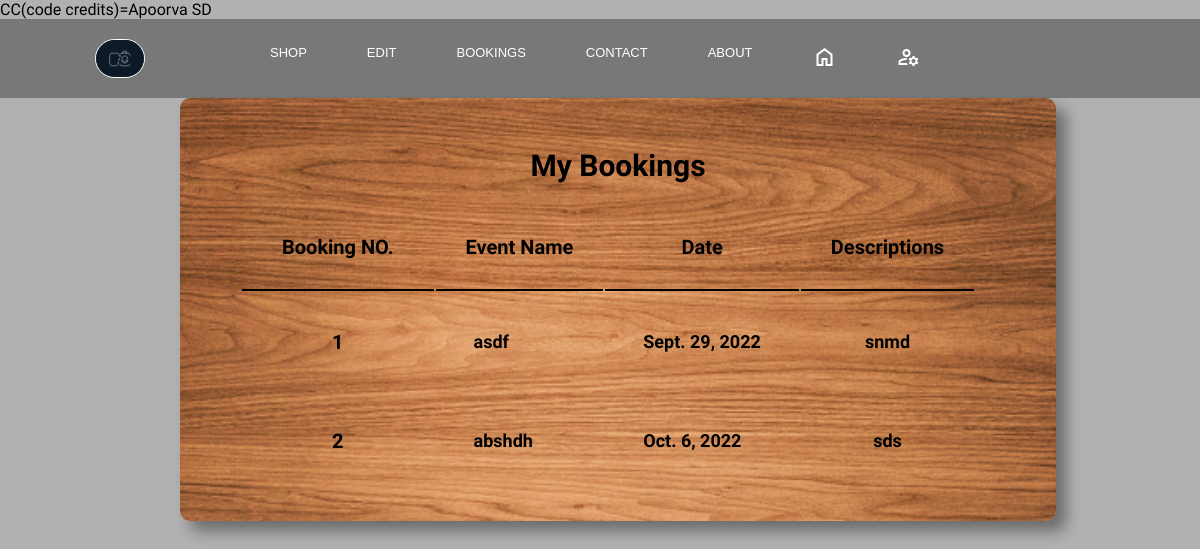
/mybookings (signed in), run on the app's committed database.
### myapp/models.py (models this page shows)
class books(models.Model):
    username = models.CharField(max_length=30)
    phone = models.CharField(max_length=10, null=True)
    eventname = models.CharField(max_length=30, null=True)
    date = models.DateTimeField(null=True, blank = True)
    descr = models.TextField(null=True)
    preferences=models.CharField(max_length=30, null=True)

### myapp/views.py (the view)
# urls.py: path('mybookings',DisplayBookings.as_view(), name='mybookings'),
class DisplayBookings(LoginRequiredMixin, ListView):
    model = books
    template_name = "myapp/mybookings.html"
    context_object_name = 'bokk'
    def get_context_data(self, **kwargs):
        context = super().get_context_data(**kwargs)
        print ("self.request.user <<<< %s"%self.request.user)
        print ("context <<< %s"%context)
        data = []
        db_obj = books.objects.filter(username=self.request.user)
        for dat in db_obj:
            obj = {}
            obj['eventname'] = dat.eventname
            obj['date'] = dat.date.date
            obj['descr'] = dat.descr
            data.append(obj)
        print ("data <<<< %s"%data)
        context['bokk'] = data
        return context

### myapp/templates/myapp/mybookings.html (shortened to what this page needs)
<!DOCTYPE html>
<html lang="en">
<head>
    {% load static%}
    <link rel="stylesheet" href="{%static 'mybookings.css'%}">
</head>
<body style="background-image:url('{%static 'bbbb.jpg' %}');">
    <nav class="navbar">
        <ul class="nav-list">
            <div class="logo"><img src="{% static 'logo.jpg' %}" alt="logo"></div>
            <li><a href="">SHOP</a></li>
            <li><a href="/edit">EDIT</a></li>
            <li><a href="/booking">BOOKINGS</a></li>
            <li><a href='/contact'>CONTACT</a></li>
            <li><a href="/aboutus">ABOUT</a></li>
            <li><a href="/home"><span class="material-symbols-outlined">
                </span>
            </a></li>
            <li><a href="/profile"><span class="material-symbols-outlined">
                </span></a></li>
        </ul>
    </nav>
    {% if request.user.is_authenticated %}
    <section class = "bk" >
        <div class="container">
           <center><h2 style="font-size:30px;font-weight:bold;padding:20px"> My Bookings</h2></center>
           <center>
           <table class="tb">
                <thead>
                    <tr>
                        <th style="padding-left:40px;padding-right:40px" scope="col">Booking NO.</th>
                        <th scope="col">Event Name</th>
                        <th scope="col">Date</th>
                        <th scope="col">Descriptions</th>
                    </tr>
                </thead>
                <tbody>
                    {% for b in bokk %}
                        <tr>
                            <th style="background:transparent;border:0px;padding-left:40px;padding-right:40px" scope="row">{{forloop.counter}}</th>
                            <td>{{b.eventname}}</td>
                            <td>{{b.date}}</td>
                            <td style="max-width:250px;text-align:center;">{{b.descr}}</td>
                        </tr>
                    {% endfor %}
                </tbody>
            </table>
           </center>
        </div>
    </section>
    {% endif %}
  </body>
</html>

### myapp/static/mybookings.css (style rules this page uses)
* { margin:0; padding:0; font-family: 'Oxygen', sans-serif; }
body { background-color: rgba(0, 0, 0, 0.305); font-family: 'Oxygen', sans-serif; }
* { margin:0; padding:0; }
.logo { width:20%; display:flex; justify-content:center; align-items:center; }
.logo img { width: 20%; border: 1px solid white; border-radius: 40px; }
.navbar { display:flex; background: none; position: sticky; top: 0; cursor: pointer; background:rgba(39, 37, 37, 0.4); }
.nav-list { width:100%; display:flex; float: right; background: transparent; }
.nav-list li { list-style:none; padding: 26px 30px; }
.nav-list li a { text-decoration:none; color:white; font-family: Arial, Helvetica, sans-serif; float: right; font-size: 13px; }
th { padding:30px; border-bottom: 2px black solid; font-size: 20px; font-size: bold; background-color:transparent; font-family: 'Oxygen', sans-serif; }
td { padding: 38px; font-size: 18px; font-weight: bold; max-width: 120px; height: auto; font-family: 'Oxygen', sans-serif; }
.tb { margin-left:30px; padding-right: 50px; font-family: 'Oxygen', sans-serif; }
.bk { width:100%; height: auto; position: absolute; background-color: black; left:0px; background-size: cover; font-family: 'Oxygen', sans-serif; }
.container { position: absolute; left:180px; background:url('myfinal.jpg'); padding:30px; background-size: cover; width: fit-content; height: auto; box-shadow: 10px 10px 15px rgba(0,0,0,0.4); border-radius: 10px; }

### data on the page
books: eventname "asdf", date "Sept. 29, 2022", descr "snmd"
books: eventname "abshdh", date "Oct. 6, 2022", descr "sds"
